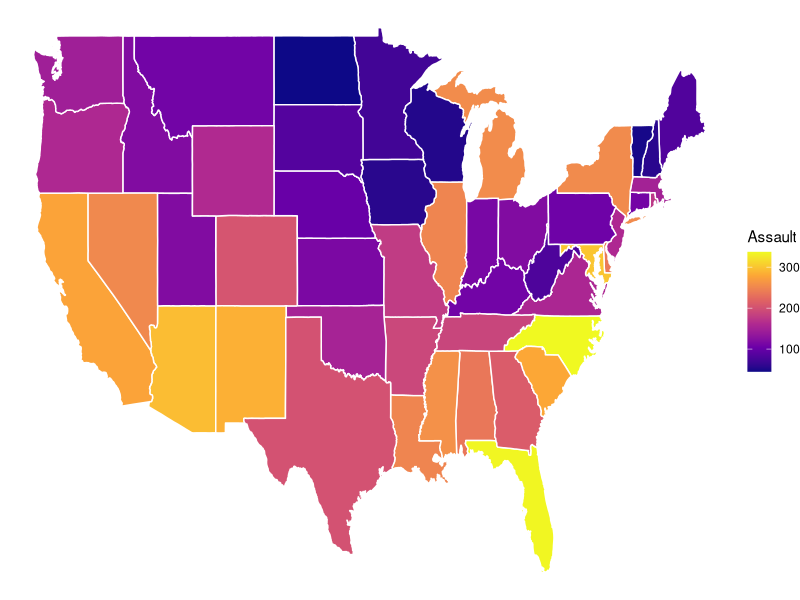

Write R code to recreate this figure.
library(ggplot2)
library(dplyr)
require(maps)
require(viridis)
theme_set(
  theme_void()
)

arrests <- USArrests 
arrests$region <- tolower(rownames(USArrests))
head(arrests)

# Retrieve the states map data and merge with crime data
states_map <- map_data("state")
states_map
arrests_map <- left_join(states_map, arrests, by = "region")
head(arrests_map)
tail(arrests_map)

# Create the map
ggplot(arrests_map, aes(long, lat, group = group)) +
  geom_polygon(aes(fill = Assault), color = "white") +
  scale_fill_viridis_c(option = "C")

